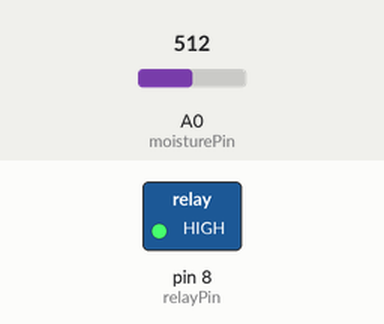
This sketch was run on a simulated Arduino Uno, built with avr-gcc and run on an emulated ATmega328P. Parts: switched loads named in the sketch (green lamp = pin HIGH). Inputs (shaded band) come from the test bench; at power-on: A0 (moisturePin) = 512. What the sketch prints to the serial monitor is not drawn.

Above: at 2.5 s.
At 10.0 s:
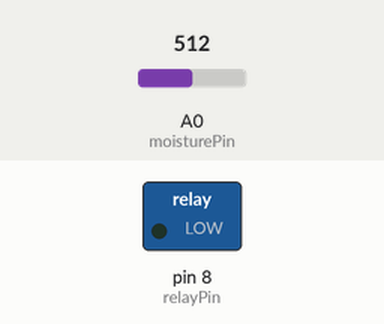
Timing chart, 0 to 19.5 s (numbered marks = the images above):
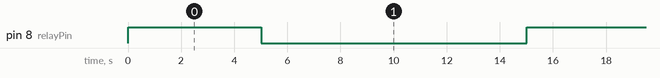

The sketch:

SmartIrrigationSystem.ino.ino
```cpp
int moisturePin = A0;     // Soil sensor analog pin
int relayPin = 8;         // Relay control pin
int threshold = 500;      // Adjust this based on calibration

void setup() {
  Serial.begin(9600);
  pinMode(relayPin, OUTPUT);
  digitalWrite(relayPin, LOW); // Make sure pump is OFF initially

  Serial.println("Timed Irrigation System Ready");
}

void loop() {
  int moistureVal = analogRead(moisturePin);
  Serial.print("Moisture Value: ");
  Serial.println(moistureVal);

  if (moistureVal > threshold) {
    Serial.println("Soil is DRY – Pump ON");
    digitalWrite(relayPin, HIGH);  // Turn ON pump
    delay(5000);                   // Run pump for 5 seconds
    digitalWrite(relayPin, LOW);   // Turn OFF pump
  } else {
    Serial.println("Soil is WET – No watering needed");
    digitalWrite(relayPin, LOW);   // Ensure pump stays OFF
  }

  delay(10000); // Wait 10 seconds before checking again
}
```

Measured:
- by itself, pin 8 (relayPin): alternates HIGH for 5.0 s and LOW for 10.0 s
